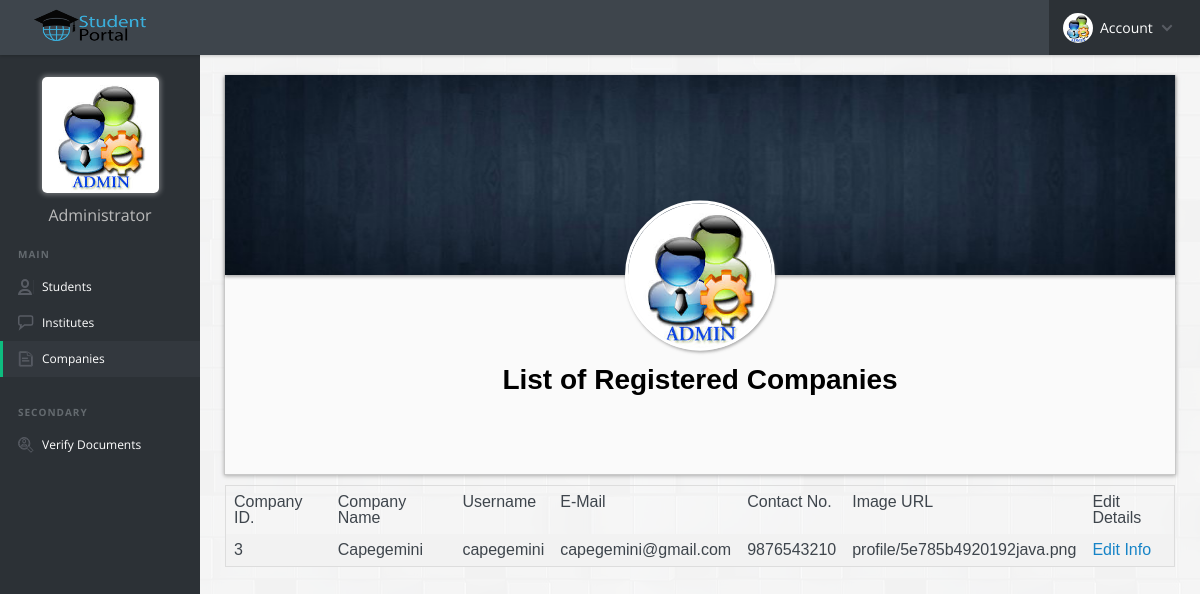
Page /admincompany.php (signed in) on the committed database.
### tables this page shows
CREATE TABLE `user` (
  `id` int(11) NOT NULL,
  `name` varchar(100) NOT NULL,
  `user_name` varchar(20) NOT NULL,
  `email_id` text NOT NULL,
  `password` varchar(32) NOT NULL,
  `contact_no` varchar(15) NOT NULL,
  `user_type` enum('student','institute','company') NOT NULL,
  `img_url` varchar(255) NOT NULL DEFAULT 'images/dp.png'
);

### admincompany.php (the view, shortened to what this page needs)
<?php
  include 'config.php';
?>
<!DOCTYPE html>
<html lang="en">
<head>
  <link rel="stylesheet" href="css/reset.css">
  <link rel="stylesheet" href="css/style.css">
  <link rel="stylesheet" href="css/media.css">
  <link rel="stylesheet" href="css/profile.css">
</head>
<body>
  <header class="cd-main-header">
    <a href="admin.php" class="cd-logo"><img src="images/logo.png" alt="Logo"></a>
    <nav class="cd-nav">
      <ul class="cd-top-nav">
        <li class="has-children account">
          <a href="#">
            <img src="images/avatar-01.jpg">
            Account
          </a>
        </li>
      </ul>
    </nav>
  </header>
  <main class="cd-main-content">
    <nav class="cd-side-nav">
      <ul>
        <li class="nav-dp"><a class="dp"><img src="images/avatar-01.jpg"></a></li>
        <li class="nav-name"><h1>Administrator</h1></li>
        <li class="cd-label">Main</li>
        <li class="profile">
          <a href="admin.php">Students</a>
        </li>
        <li class="messages">
          <a href="admininstitute.php">Institutes</span></a>
        </li>
        <li class="documents active">
          <a href="admincompany.php">Companies</a>
        </li>
      </ul>
      <ul>
        <li class="cd-label">Secondary</li>
        <li class="jobs">
          <a href="verify.php">Verify Documents</a>
        </li>
      </ul>
        <br><br>
        <center>
        <iframe width="120px" height="60px" scrolling="no" src="clock.html"></iframe>
        </center>
    </nav>
    <div class="content-wrapper">
      <div class="profile-container">
        <div class="info-box">
          <img id="pro-timeline" src="images/pro-timeline.jpg"></img>
          <div class="pro-title">
                  <center><img class="profile-image" src="images/avatar-01.jpg">
                   <p id="pro-name" style="font-weight: bold;">List of Registered Companies</p></center>
                </div>
              <div class="pro-education student">
                <div style="overflow-x:auto;">
  <table>
    <tr>
      <th>Company ID.</th>
      <th>Company Name</th>
      <th>Username</th>
      <th>E-Mail</th>
      <th>Contact No.</th>
      <th>Image URL</th>
      <th>Edit Details</th>
    </tr>
    <?php
      $query=mysqli_query($connection,"SELECT * FROM user WHERE user_type='company'");
      while($row=mysqli_fetch_array($query))
      {
    ?>
    <tr>
      <td><?php echo $row['id']; ?></td>
      <td><?php echo $row['name']; ?></td>
      <td><?php echo $row['user_name']; ?></td>
      <td><?php echo $row['email_id']; ?></td>
      <td><?php echo $row['contact_no']; ?></td>
      <td><?php echo $row['img_url']; ?></td>
      <td><a href="adminsetting.php?user=<?php echo $row['id'];?>">Edit Info</a></td>
    </tr>
    <?php
  }
    ?>
  </table>
</div>
    </div>
    </div>
  </main>
</body>
</html>

### css/profile.css (style rules this page uses)
.profile-container { display: block; font-family: helvetica; width: 100%; }
.profile-container > div { border:1px solid rgba(0,0,0,0.2); border-top:none; box-shadow: 0px 1px 4px rgba(0,0,0,0.3); background-color: rgb(250,250,250); margin:20px auto; }
.profile-image { height: 150px; width: 150px; border-radius: 50%; margin:0.5%; border:3px solid white; box-shadow: 1px 2px 3px rgba(100,100,100,0.5); }
div.info-box { max-height: 400px; }
img#pro-timeline { width: 100%; max-height: 200px; box-shadow: 0px 2px 3px rgba(0,0,0,0.3); }
div.pro-title { position: relative; transform: translateY(-40%); }
p#pro-name { color: black; font-size: 28px; font-family: helvetica; padding: 8px; }

### admincompany.php (style rules this page uses)
table { border-collapse: collapse; border-spacing: 0; width: 100%; border: 1px solid #ddd; }
th, td { text-align: left; padding: 8px; }
tr:nth-child(even) { background-color: #f2f2f2 }

### rows in the picture
user: id "3", name "Capegemini", user_name "capegemini", email "capegemini@gmail.com", contact_no "9876543210", img_url "profile/5e785b4920192java.png"
